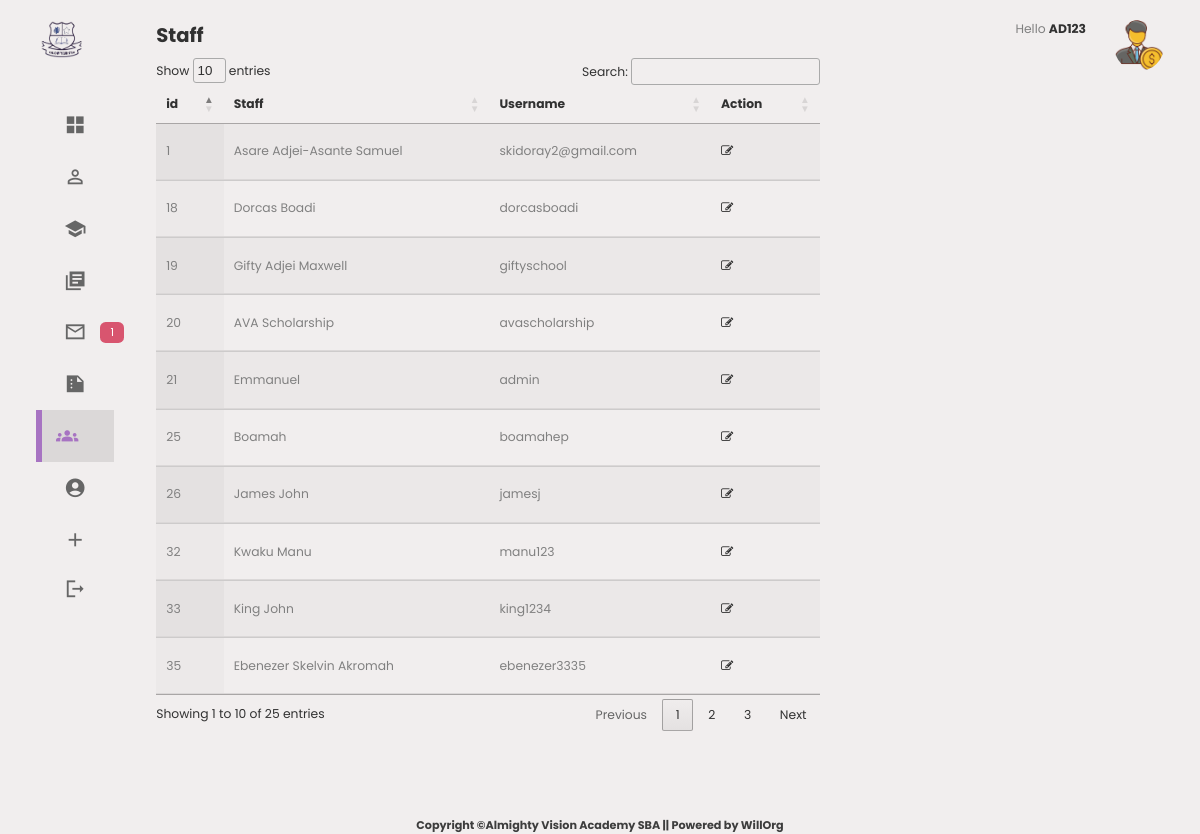
Page /staff.php (signed in) on the committed database.
### tables this page shows
CREATE TABLE `users` (
  `user_id` int(11) NOT NULL AUTO_INCREMENT,
  `name` text NOT NULL,
  `username` varchar(200) NOT NULL,
  `password` varchar(200) NOT NULL,
  `email` varchar(200) NOT NULL,
  `contact` varchar(20) NOT NULL,
  `address` varchar(200) NOT NULL,
  `role` tinytext NOT NULL,
  `status` varchar(25) NOT NULL,
  `image` varchar(255) NOT NULL,
  PRIMARY KEY (`user_id`),
  UNIQUE KEY `username` (`username`),
  UNIQUE KEY `email` (`email`)
);

### session.php (called while the page is built, shortened)
<?php
if (isset($_SESSION['staffId']))
{
    $staffId = $_SESSION['staffId'];
}
?>

### staff.php (the view, shortened to what this page needs)
<?php
    include('session.php');
  ?>
<!DOCTYPE html>
<html lang="en">
<head>
    <link rel="stylesheet" href="style.css">
      <link rel="stylesheet" href="https://cdn.jsdelivr.net/npm/font-awesome@4.7.0/css/font-awesome.min.css">
    <link rel="stylesheet" href="https://cdn.jsdelivr.net/gh/lykmapipo/themify-icons@0.1.2/css/themify-icons.css">
    <link rel="stylesheet" href="https://cdn.jsdelivr.net/npm/pixeden-stroke-7-icon@1.2.3/pe-icon-7-stroke/dist/pe-icon-7-stroke.min.css">
    <link rel="stylesheet" href="https://cdnjs.cloudflare.com/ajax/libs/flag-icon-css/3.2.0/css/flag-icon.min.css">
    <link rel="stylesheet" href="https://cdn.datatables.net/1.13.5/css/jquery.dataTables.min.css">
</head>
<body>
<div class="container">
        <aside>
            <div class="top">
                <div class="logo">
                    <img src="./images/logo.png" style="background-image: none; background-size: cover; object-fit: cover;" width="50" alt="">
                </div>
            </div>
            <div class="sidebar">
                <a href="dashboard.php">
                    <span class="material-icons-sharp">grid_view</span>
                </a>
                <a href="viewStudent.php" >
                    <span class="material-icons-sharp">person_outline</span>
                </a>
                <a href="viewGrades.php">
                    <span class="material-icons-sharp">school</span>
                </a>
                <a href="viewSubjects.php"  >
                    <span class="material-icons-sharp">library_books</span>
                </a>
                <a href="#">
                    <span class="material-icons-sharp">mail_outline</span>
                    <span class="message-count">1</span>
                </a>
                <a href="results.php" >
                    <span class="material-icons-sharp">summarize</span>
                </a>
                <a href="staff.php" class="active">
                    <span class="material-icons-sharp">groups</span>
                </a>
                <a href="#">
                    <span class="material-icons-sharp">account_circle</span>
                </a>
                <a href="#">
                    <span class="material-icons-sharp">add</span>
                </a>
                <a href="logout.php">
                    <span class="material-icons-sharp">logout</span>
                </a>
            </div>
        </aside>
        <main>
        <h2 style="margin-bottom: 1vh;">Staff </h2>
<table  id="example" class="display" style="width:100%" >
        <thead>
            <tr>
                <th>id   </th>
                <th>Staff  </th>
              <th>Username</th>
                   <th>Action</th>
            </tr>
        </thead>
        <tbody>
            <?php
   $query = "SELECT user_id, name, username ,email FROM users";
   $result = mysqli_query($con, $query);
   if ($result) {
       while ($row = mysqli_fetch_assoc($result)) {
           echo "<tr>";
           echo "<td>" . $row['user_id'] . "</td>";
           echo "<td>" . $row['name'] . "</td>";
           echo "<td>" . $row['username'] . "</td>"; ?>
    <td>
            <a href="assignStaff.php?user_id=<?php echo $row['user_id']; ?>" title="Edit Details"><i class="fa fa-edit fa-1x"></i></a>
        </td>
        <?php
           echo "</tr>";
       }
   }
            ?>
        </tbody>
    </table>
    </main>
    <div class="right">
        <div class="top">
                <div class="profile">
                    <div class="info">
                        <p>Hello <b><?php echo $staffId    ;?></b></p>
                    </div>
                    <div class="profile-photo1">
                        <img style="border-radius: 50rem; object-fit: cover; background-size: cover;"  src="./images/instruction-11.png" width="50">
                    </div>
                </div>
            </div>
            </div>
        </div>
<div class="nav" style="margin-top: 2vh;">
    <h4>Copyright &copy;Almighty Vision Academy SBA || Powered by WillOrg</h4> <br>
</div>
</body>
</body>
</html>

### style.css (style rules this page uses)
:root { --color-primary: rgb(167, 115, 194); --color-danger: rgb(216, 85, 111); --color-success: rgb(122, 182, 122); --color-warning: rgb(207, 207, 125); --color-white: white; --color-info-dark: grey; --color-info-light: rgb(231, 224, 224); --color-dark: rgb(49, 49, 49); --color-info-dark: rgb(102, 102, 102); --color-light: rgb(219, 216, 216); --color-primary-variant: rgb(13, 13, 77); --color-dark-variant: grey; --color-background: rgba(240, 236, 236, 0.877); --color-border-radius: 2rem; --border-radius-1: 0.4rem; --border-radius-2: 0.8rem; --borer-radius-3: 1.2rem; --card-border-radius: 3em; --card-padding: 1rem; --padding: 2.2rem; --box-shadow: 0 3rem 2rem var(--color-light); }
* { margin:0; padding: 0; outline:0; appearance: none; border: 0; text-decoration: none; list-style: none; box-sizing:border-box; }
html { font-size: 14px; }
body { width: 100vw; height: 100vh; font-family: poppins, sans-serif; font-size: 0.88rem; background: var( --color-background); user-select: none; overflow-x: hidden ; color: var(--color-dark); }
.container { display: grid; width: 90%; margin: 0 auto; gap: 1.8em; grid-template-columns: 14rem auto 23rem; }
a { color: var(--color-dark) }
img { display: block; }
h2 { font-size: 1.4rem; }
h4 { font-size: 0.8rem; }
p { color:var(--color-dark-variant); }
b { color: var(--color-dark); }
aside { height: 100vh; }
aside .top { display: flex; align-items: center; justify-content: space-between; margin-top: 1.4rem; }
aside .logo { display:flex; gap: 0.8rem; }
aside .sidebar { display: flex; flex-direction: column; height: 86vh; position: relative; top: 3rem; }
aside .sidebar a { display: flex; color: var(--color-info-dark); margin-left: 2rem; gap: 1rem; align-items: center; position: relative; height: 3.7rem; transition: all 300ms ease; }
aside .sidebar a span { font-size: 1.6rem; transition: all 300ms ease; }
aside .sidebar a:last-child { position: absolute; bottom: 2rem; width: 100%; }
aside .sidebar a.active { background: var(--color-light); color: var(--color-primary); margin-left: 0; }
aside .sidebar a.active:before { content: ''; width: 6px; height: 100%; background: var(--color-primary); }
aside .sidebar a.active span { color: var(--color-primary); margin-left: calc(1rem -3px) }
aside .sidebar .message-count { background: var(--color-danger); color: var(--color-white); padding: 2px 10px; font-size: 11px; border-radius: var(--border-radius-1); }
.nav { display: flex; align-items: center; justify-content: center; text-align: center; color: rgb(61, 61, 61); }
main { margin-top:1.4rem; }
main table tbody td { height: 2.8rem; border-bottom: 1px solid var(--color-light); color: var(--color-dark-variant); }
main table tbody tr:last-child { border: none; }
.right { margin-top:1.4rem; }
.right .top { display:flex; justify-content: end; gap: 2rem; }
.right .top .profile { display: flex; gap: 2rem; text-align: right; }
@media screen and (max-width:1200px) { .container { width: 94%; grid-template-columns: 7rem auto 23rem; } }
@media screen and (max-width:1200px) { aside .sidebar a { width: 5.6rem; } }
@media screen and (max-width:1200px) { aside .sidebar a:last-child { position: relative; margin-top: 1.8rem; } }

### rows in the picture
users: user_id "1", name "Asare Adjei-Asante Samuel", username "skidoray2@gmail.com"
users: user_id "18", name "Dorcas Boadi", username "dorcasboadi"
users: user_id "19", name "Gifty Adjei Maxwell", username "giftyschool"
users: user_id "20", name "AVA Scholarship", username "avascholarship"
users: user_id "21", name "Emmanuel", username "admin"
users: user_id "25", name "Boamah", username "boamahep"
users: user_id "26", name "James John", username "jamesj"
users: user_id "32", name "Kwaku Manu", username "manu123"
users: user_id "33", name "King John", username "king1234"
users: user_id "35", name "Ebenezer Skelvin Akromah", username "ebenezer3335"

### other values in the picture
$staffId "AD123"
